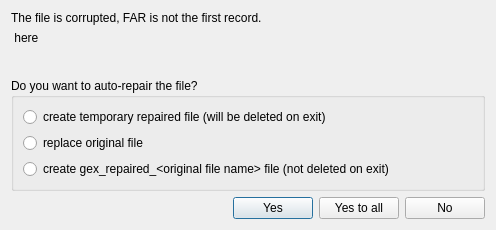
<?xml version="1.0" encoding="UTF-8"?>
<ui version="4.0">
 <class>AutoRepairDialog</class>
 <widget class="QDialog" name="AutoRepairDialog">
  <property name="geometry">
   <rect>
    <x>0</x>
    <y>0</y>
    <width>496</width>
    <height>230</height>
   </rect>
  </property>
  <property name="windowTitle">
   <string>Select auto-repair option</string>
  </property>
  <property name="windowIcon">
   <iconset resource="gex.qrc">
    <normaloff>:/gex/icons/gex_application_48x48.png</normaloff>:/gex/icons/gex_application_48x48.png</iconset>
  </property>
  <layout class="QGridLayout" name="gridLayout_2">
   <item row="0" column="0">
    <layout class="QVBoxLayout" name="verticalLayout_2">
     <item>
      <widget class="QLabel" name="labelInformation">
       <property name="text">
        <string>The file is corrupted, FAR is not the first record.</string>
       </property>
      </widget>
     </item>
     <item>
      <widget class="QLabel" name="labelFileName">
       <property name="text">
        <string>&lt;FileName&gt; here</string>
       </property>
      </widget>
     </item>
    </layout>
   </item>
   <item row="1" column="0">
    <spacer name="verticalSpacer">
     <property name="orientation">
      <enum>Qt::Vertical</enum>
     </property>
     <property name="sizeHint" stdset="0">
      <size>
       <width>68</width>
       <height>28</height>
      </size>
     </property>
    </spacer>
   </item>
   <item row="2" column="0">
    <widget class="QGroupBox" name="groupBox">
     <property name="title">
      <string>Do you want to auto-repair the file?</string>
     </property>
     <layout class="QGridLayout" name="gridLayout">
      <item row="0" column="0">
       <layout class="QVBoxLayout" name="verticalLayout">
        <item>
         <widget class="QRadioButton" name="radioButtonTempFile">
          <property name="text">
           <string>create temporary repaired file (will be deleted on exit)</string>
          </property>
         </widget>
        </item>
        <item>
         <widget class="QRadioButton" name="radioButtonReplaceFile">
          <property name="text">
           <string>replace original file </string>
          </property>
         </widget>
        </item>
        <item>
         <widget class="QRadioButton" name="radioButtonCreateFile">
          <property name="text">
           <string>create gex_repaired_&lt;original file name&gt; file (not deleted on exit)</string>
          </property>
         </widget>
        </item>
       </layout>
      </item>
     </layout>
    </widget>
   </item>
   <item row="3" column="0">
    <layout class="QHBoxLayout" name="horizontalLayoutButtons">
     <item>
      <spacer name="horizontalSpacer">
       <property name="orientation">
        <enum>Qt::Horizontal</enum>
       </property>
       <property name="sizeHint" stdset="0">
        <size>
         <width>40</width>
         <height>20</height>
        </size>
       </property>
      </spacer>
     </item>
     <item>
      <widget class="QPushButton" name="pushButtonYes">
       <property name="text">
        <string>Yes</string>
       </property>
      </widget>
     </item>
     <item>
      <widget class="QPushButton" name="pushButtonYesAll">
       <property name="text">
        <string>Yes to all</string>
       </property>
      </widget>
     </item>
     <item>
      <widget class="QPushButton" name="pushButtonNo">
       <property name="text">
        <string>No</string>
       </property>
      </widget>
     </item>
    </layout>
   </item>
  </layout>
 </widget>
 <resources>
  <include location="gex.qrc"/>
 </resources>
 <connections/>
</ui>
